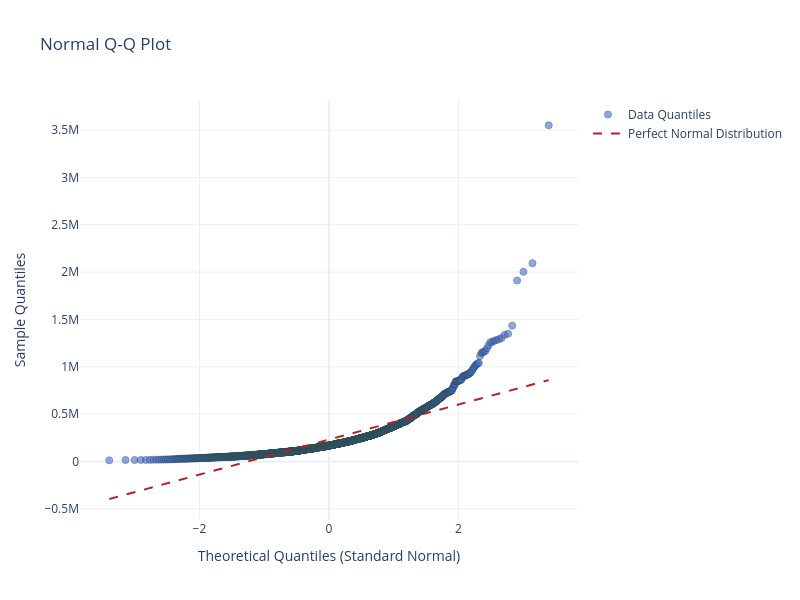

Notebook code cell kept with this figure:
### Code cell
# 4. Build the figure using graph_objects
fig = go.Figure()

# Add the scatter plot for the quantiles
fig.add_trace(go.Scatter(
    x=theoretical_quantiles,
    y=sample_quantiles,
    mode='markers',
    name='Data Quantiles',
    marker=dict(
        color='royalblue',
        size=7,
        opacity=0.6,
        line=dict(width=1, color='DarkSlateGrey')
    )
))

# Add the reference line
fig.add_trace(go.Scatter(
    x=line_x,
    y=line_y,
    mode='lines',
    name='Perfect Normal Distribution',
    line=dict(color='firebrick', width=2, dash='dash')
))

# 5. Format the layout
fig.update_layout(
    title='Normal Q-Q Plot',
    xaxis_title='Theoretical Quantiles (Standard Normal)',
    yaxis_title='Sample Quantiles',
    template='plotly_white',
    width=800,
    height=600,
    hovermode='closest'
)

fig.show()

### Figure 1 — Plotly figure (JSON) as saved in the notebook; plotly's stock layout.template omitted (floating-point values rounded to 4 significant figures; data arrays with more than 128 entries replaced by an {"elided": "..."} marker saying what was removed)
{"data": [{"marker": {"color": "royalblue", "line": {"color": "DarkSlateGrey", "width": 1}, "opacity": 0.6, "size": 7}, "mode": "markers", "name": "Data Quantiles", "x": {"elided": "2000 float values"}, "y": {"elided": "2000 float values"}, "type": "scatter"}, {"line": {"color": "firebrick", "dash": "dash", "width": 2}, "mode": "lines", "name": "Perfect Normal Distribution", "x": [-3.392, 3.392], "y": [-396200.0, 859100.0], "type": "scatter"}], "layout": {"title": {"text": "Normal Q-Q Plot"}, "xaxis": {"title": {"text": "Theoretical Quantiles (Standard Normal)"}}, "yaxis": {"title": {"text": "Sample Quantiles"}}, "width": 800, "height": 600, "hovermode": "closest"}}
